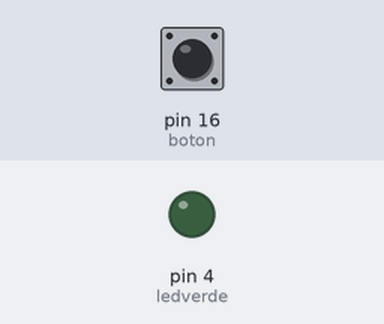
Bench run of a sketch on a simulated Arduino Uno, built with avr-gcc and run on an emulated ATmega328P. Parts: output pins drawn as LEDs (lit = HIGH). The inputs (shaded band) are chosen by the test bench; at power-on: pin 16 (boton) LOW. What the sketch prints to the serial monitor is not drawn.

Above: at 1.8 s.
1.9 s: pin 16 (boton) pulled HIGH for 0.6 s
At 2.4 s:
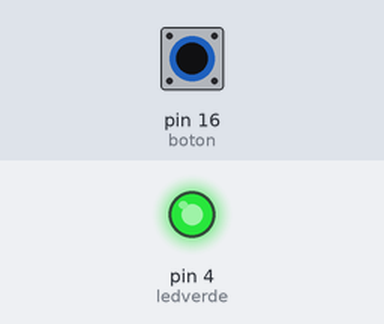
4.0 s: pin 16 (boton) pulled HIGH for 3.2 s
At 8.8 s:
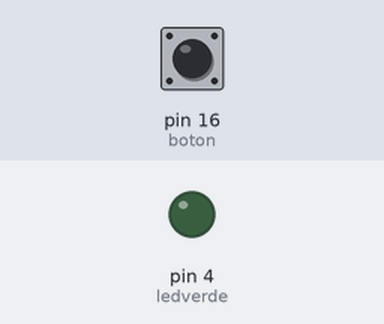
Timing chart, 0 to 10.3 s (numbered marks = the images above; inputs shaded):
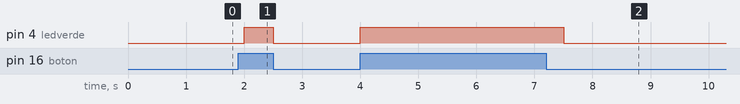

Measured:
- after the input at 1.9 s, pin 4 (ledverde): LOW → HIGH after 0.10 s, → LOW 0.50 s later
- after the input at 4.0 s, pin 4 (ledverde): LOW → HIGH at once, → LOW 3.5 s later

The sketch:

botonyled.ino
```cpp
int ledverde = 4;
int boton = 16;
int var;

void setup() {
  pinMode(ledverde, OUTPUT);
  pinMode(boton, INPUT);
  Serial.begin(115200);

}

void loop() {
  var = digitalRead(boton);
  digitalWrite(ledverde, var);
  Serial.print(var);
  delay(500);

}
```
